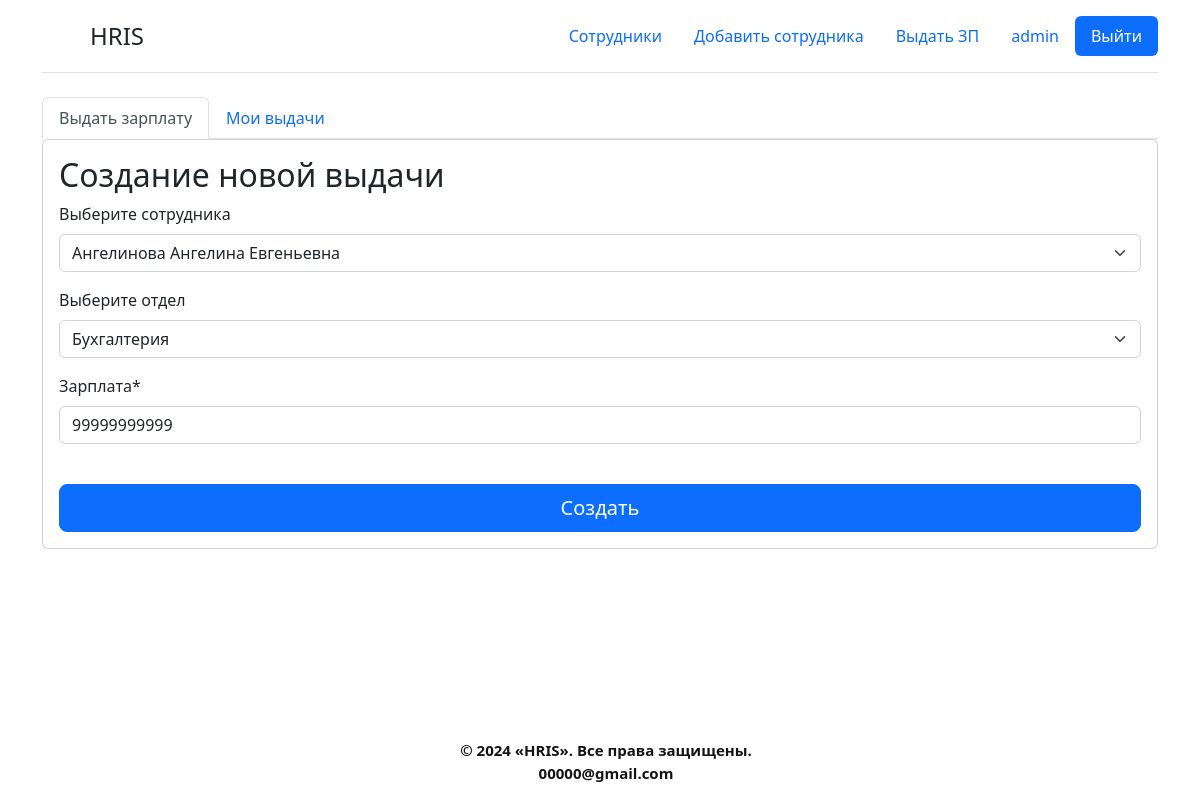
/record/edit_application/3/ (signed in), run on the app's committed database.
### bd/models.py (models this page shows, shortened)
class AuthUser(models.Model):
    password = models.CharField(max_length=128)
    last_login = models.DateTimeField(blank=True, null=True)
    is_superuser = models.BooleanField()
    username = models.CharField(unique=True, max_length=150)
    last_name = models.CharField(max_length=150)
    email = models.CharField(max_length=254)
    is_staff = models.BooleanField()
    is_active = models.BooleanField()
    date_joined = models.DateTimeField()
    first_name = models.CharField(max_length=150)
    class Meta:
        managed = False
        db_table = 'auth_user'

class Application(models.Model):
    date = models.DateTimeField(default=timezone.now, verbose_name='Дата и Время')
    auth_user = models.ForeignKey(AuthUser, on_delete=models.CASCADE, null=True, blank=True, verbose_name='Работник')
    number_cab = models.ForeignKey(office, on_delete=models.CASCADE, null=True, blank=True,
                                   verbose_name='Выберите отдел')
    description = models.CharField('Зарплата', max_length=20)
    worker = models.ForeignKey(
        Staff,
        on_delete=models.SET_NULL,
        null=True,
        blank=True,
        verbose_name='Выберите сотрудника',
    )
    class Meta:
        db_table = 'applications'
        verbose_name = 'Выдача'
        verbose_name_plural = 'Выдачи'

### request/views.py (the view)
# urls.py: path('edit_application/<int:app_id>/', Edit_application, name='edit_application')
def Edit_application(request, app_id):
    print(app_id)
    try:
        application = Application.objects.get(id=app_id)
    except Application.DoesNotExist:
        application = None
    if request.method == 'POST':
        form = ApplicationFormEdit(request.POST, instance=application, initial={'number_cab': application.number_cab,
                                                                                'description': application.description})
        if form.is_valid():
            form.save()
            return redirect('request:record')
    else:
        form = ApplicationFormEdit(instance=application, initial={'number_cab': application.number_cab,
                                                                  'description': application.description})
        print(form)
    context = {
        'form': form,
        'app': application,
    }
    return render(request, 'record.html', context)

### request/forms.py
class ApplicationFormEdit(forms.ModelForm):
    class Meta:
        model = Application
        fields = ['worker', 'number_cab', 'description']

### bd/models.py (called while the page is built)
    def __str__(self):
        return self.name

    def __str__(self):
        return f'{self.number}'

### request/templates/record.html (shortened to what this page needs)
{% extends 'main/start.html' %}
{% load crispy_forms_tags %}
{% load static %}
{% block body %}
<div class="container">
    <ul class="nav nav-tabs" role="tablist">
        <li class="nav-item" role="presentation">
            <a class="nav-link active" id="add_application-tab" data-bs-toggle="tab" href="#add_application" role="tab" aria-controls="add_application" aria-selected="true">Выдать зарплату</a>
        </li>
        <li class="nav-item" role="presentation">
            <a class="nav-link" id="record-tab" data-bs-toggle="tab" href="#record" role="tab" aria-controls="record" aria-selected="false">Мои выдачи</a>
        </li>
    </ul>
    <div class="tab-content">
        <div class="tab-pane fade show active" id="add_application" role="tabpanel" aria-labelledby="add_application-tab">
            <div class="card w-100">
                <div class="card-body">
                    <h2>Создание новой выдачи</h2>
                    <form method="post" action="{% url 'request:add_orders' %}">
                        {{ form|crispy }}
                        <button class="w-100 btn btn-lg btn-primary mt-4" type="submit" id="submit" onclick="clicks();">Создать</button>
                    </form>
                </div>
            </div>
        </div>
    </div>
</div>
{% endblock %}

### main/templates/main/start.html (shortened to what this page needs)
{% load static %}
<!DOCTYPE html>
<html lang="ru">
<head>
    <link rel="stylesheet" href="{% static 'main/css/main.css' %}">
    <link rel="stylesheet" href="https://cdn.jsdelivr.net/npm/bootstrap@5.2.2/dist/css/bootstrap.min.css">
</head>
<body>
  <div class="container">
      <header class="d-flex flex-wrap justify-content-center py-3 mb-4 border-bottom">
        <a href="/" class="d-flex align-items-center mb-3 mb-md-0 me-md-auto text-dark text-decoration-none">
          <svg class="bi me-2" width="40" height="32"><use xlink:href="#bootstrap"></use></svg>
          <span class="fs-4">HRIS</span>
        </a>
        <ul class="nav nav-pills">
            {% if user.is_authenticated %}
            <li class="nav-item"><a href="{% url 'staff' %}" class="nav-link">Сотрудники</a></li>
             <li class="nav-item"><a href="{% url 'orders' %}" class="nav-link">Добавить сотрудника</a></li>
                <li class="nav-item"><a href="{% url 'request:record' %}" class="nav-link">Выдать ЗП</a></li>
            {% endif %}
            {% if user.is_authenticated %}
            <li class="nav-item"><a class="nav-link">{{ user }}</a> </li>
            <a class="nav-link active" href="{% url 'exit' %}" onclick="event.preventDefault(); document.getElementById('logout-form').submit();">Выйти</a>
            {% else %}
            <li class="nav-item"><a href="{% url 'user' %}" class="nav-link">Войти</a> </li>
            <li class="nav-item"><a href="{% url 'reg' %}" class="nav-link active">Регистрация</a> </li>
            {% endif %}
          </ul>
        </header>
      </div>
      {% block body %} {% endblock body %}
      <div class="footer">
        <footer>© 2024 «HRIS». Все права защищены.
            <address>00000@gmail.com</address>
        </footer>
    </div>
</body>
</html>

### main/static/main/css/main.css (style rules this page uses)
.footer { position: fixed; right: 0; bottom: 0; text-align: center; width: 99%; font-size: 15px; font-weight: bold; color: rgb(20, 20, 22); }

### data on the page
Application: worker "Ангелинова Ангелина Евгеньевна", number_cab "Бухгалтерия", description "99999999999"

### other printed values
{{ user }} "admin"
